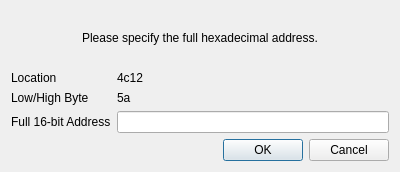
<?xml version="1.0" encoding="UTF-8"?>
<ui version="4.0">
 <class>lowhighbytewindow</class>
 <widget class="QDialog" name="lowhighbytewindow">
  <property name="geometry">
   <rect>
    <x>0</x>
    <y>0</y>
    <width>400</width>
    <height>172</height>
   </rect>
  </property>
  <property name="windowTitle">
   <string>Dialog</string>
  </property>
  <layout class="QGridLayout" name="gridLayout">
   <item row="0" column="0" colspan="2">
    <widget class="QLabel" name="label_3">
     <property name="sizePolicy">
      <sizepolicy hsizetype="Preferred" vsizetype="Expanding">
       <horstretch>0</horstretch>
       <verstretch>0</verstretch>
      </sizepolicy>
     </property>
     <property name="layoutDirection">
      <enum>Qt::LeftToRight</enum>
     </property>
     <property name="text">
      <string>Please specify the full hexadecimal address.</string>
     </property>
     <property name="alignment">
      <set>Qt::AlignCenter</set>
     </property>
    </widget>
   </item>
   <item row="3" column="0">
    <widget class="QLabel" name="label_2">
     <property name="text">
      <string>Full 16-bit Address</string>
     </property>
    </widget>
   </item>
   <item row="4" column="0" colspan="2">
    <widget class="QDialogButtonBox" name="buttonBox">
     <property name="orientation">
      <enum>Qt::Horizontal</enum>
     </property>
     <property name="standardButtons">
      <set>QDialogButtonBox::Cancel|QDialogButtonBox::Ok</set>
     </property>
    </widget>
   </item>
   <item row="3" column="1">
    <widget class="QLineEdit" name="fullAddress"/>
   </item>
   <item row="2" column="1">
    <widget class="QLabel" name="lowhighbyte">
     <property name="text">
      <string>5a</string>
     </property>
    </widget>
   </item>
   <item row="2" column="0">
    <widget class="QLabel" name="lowhighbyteLabel">
     <property name="text">
      <string>Low/High Byte</string>
     </property>
    </widget>
   </item>
   <item row="1" column="0">
    <widget class="QLabel" name="label_5">
     <property name="text">
      <string>Location</string>
     </property>
    </widget>
   </item>
   <item row="1" column="1">
    <widget class="QLabel" name="location">
     <property name="text">
      <string>4c12</string>
     </property>
    </widget>
   </item>
  </layout>
 </widget>
 <resources/>
 <connections>
  <connection>
   <sender>buttonBox</sender>
   <signal>rejected()</signal>
   <receiver>lowhighbytewindow</receiver>
   <slot>reject()</slot>
   <hints>
    <hint type="sourcelabel">
     <x>316</x>
     <y>260</y>
    </hint>
    <hint type="destinationlabel">
     <x>286</x>
     <y>274</y>
    </hint>
   </hints>
  </connection>
 </connections>
</ui>
